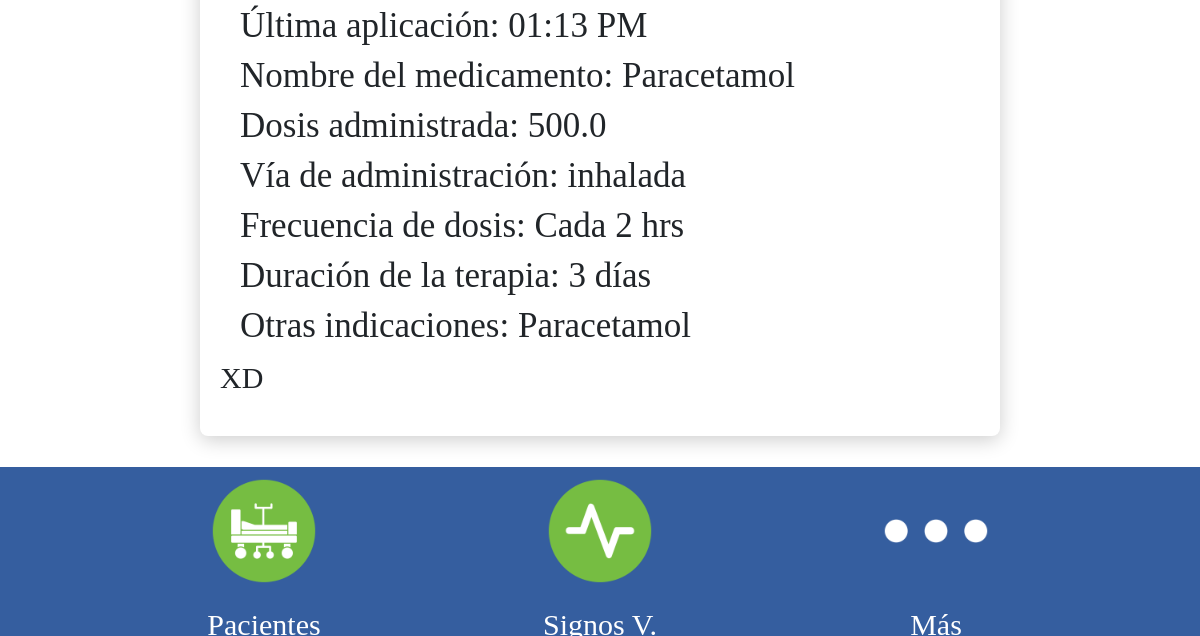
The app's page /perfilPacienteEnfermero/14/ (lower part), older data.
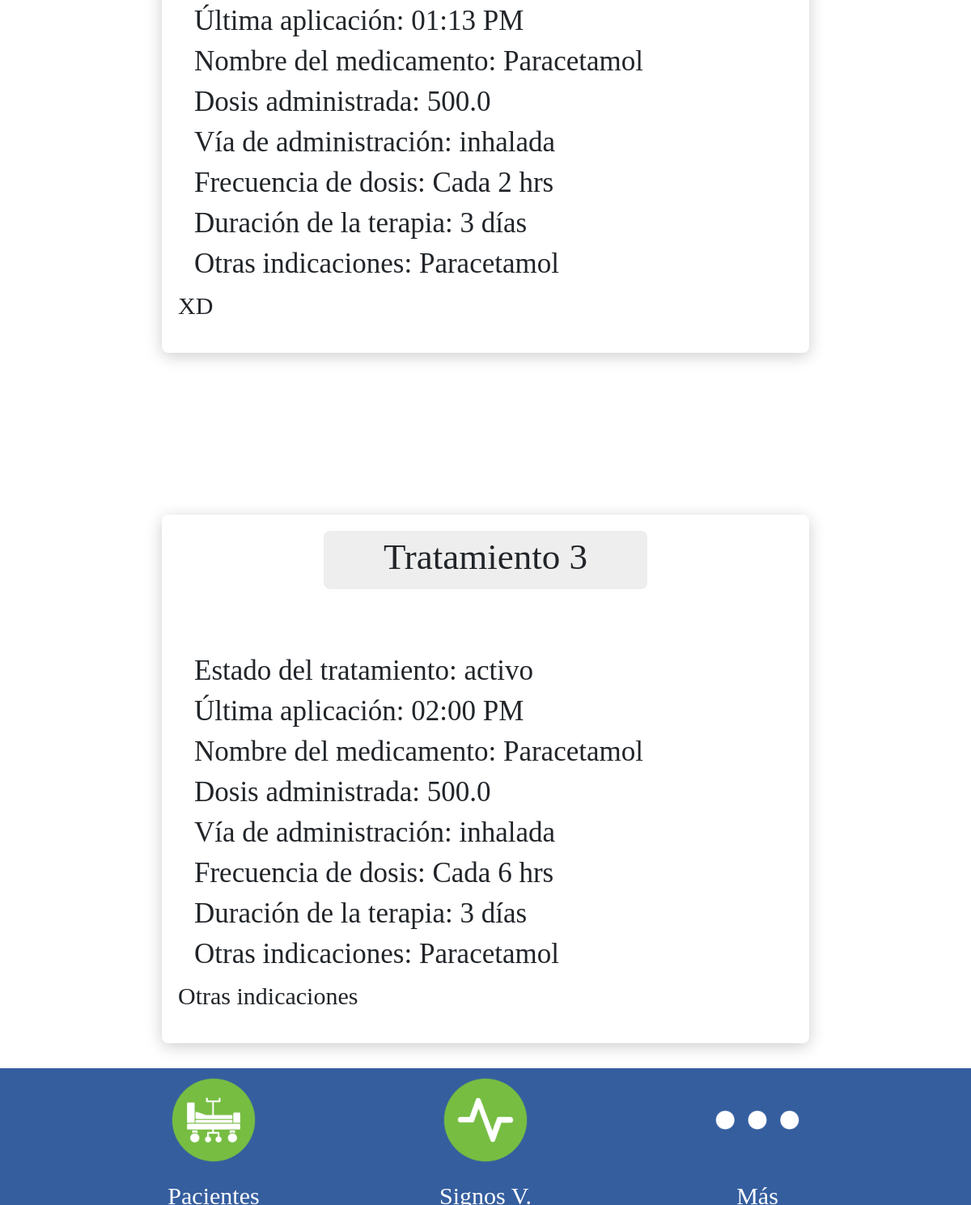
The same page, newer data.
### Hospital_Infantil/models.py (models this page shows)
class Tratamiento(models.Model):
    TRATAMIENTO_ACTIVO_CHOICES = [
        ("activo", "Activo"),
        ("Inactivo", "Inactivo")
    ]
    TIEMPO_DOSIS_CHOICES = [
        ('hrs', 'HRS'),
        ('mins', 'MINS'),
        ('unica', 'UNICA'),
        ('prn', 'PRN')
    ]
    VIA_ADMINISTRACION_CHOICES = [
        ('cutanea','CUTANEA'),
        ('inhalada', 'INHALADA'),
        ('intradermica', 'INTRADERMICA'),
        ('im_intramuscular', 'IM-INTRAMUSCULAR'),
        ('iv_intravenosa', 'IV-INTRAVENOSA'),
        ('nasal', 'NASAL'),
        ('oftalmica', 'OFTALMICA'),
        ('oral', 'ORAL'),
        ('otica', 'OTICA'),
        ('rectal', 'RECTAL'),
        ('sonda_nasogastrica', 'SONDA NASOGASTRICA'),
        ('subcutanea', 'SUBCUTANEA'),
        ('sublingual', 'SUBLINGUAL'),
        ('topica', 'TOPICA'),
        ('vaginal', 'VAGINAL'),
    ]
    id_Tratamiento = models.AutoField(primary_key=True, unique=True)
    paciente = models.ForeignKey(Paciente, on_delete=models.CASCADE, related_name='tratamientos', null=True)
    nombre_Medicamento = models.CharField(max_length=50)
    dosis_Administrada = models.FloatField()
    via_Administracion = models.CharField(
        max_length=20,
        choices=VIA_ADMINISTRACION_CHOICES
    )
    frecuencia_Dosis = models.DecimalField(max_digits=2, decimal_places=0)
    tiempo_Dosis = models.CharField(
        max_length = 10,
        choices=TIEMPO_DOSIS_CHOICES
    )
    duracion_Terapia = models.DecimalField(max_digits=2, decimal_places=0)
    otras_Indicaciones = models.CharField(max_length=1000, null=True)
    tratamiento_activo = models.CharField(
        max_length=10,
        choices=TRATAMIENTO_ACTIVO_CHOICES,
        default="Activo"
    )
    historial_aplicacion = models.DateTimeField(null=True)

### Hospital_Infantil/views.py (the view)
# urls.py: path('perfilPacienteEnfermero/<int:expediente>/', views.perfilPacienteEnfermero, name="perfilPacienteEnfermero"),
def perfilPacienteEnfermero(request, expediente):
    paciente = get_object_or_404(Paciente, expediente=expediente)
    tratamientosActivos = Tratamiento.objects.filter(paciente=expediente, tratamiento_activo="activo")
    tratamientosInactivos = Tratamiento.objects.filter(paciente=expediente, tratamiento_activo="Inactivo")
    radiografias = Radiografias.objects.filter(paciente=expediente)
    estudios = Estudios.objects.filter(paciente=expediente)
    return render(request, "perfilPacienteEnfermero.html", {'paciente': paciente, 'tratamientosActivos': tratamientosActivos,
                                                         'tratamientosInactivos': tratamientosInactivos, 'estudios': estudios, 'radiografias': radiografias})

### templates/perfilPacienteEnfermero.html (shortened to what this page needs)
{% load static %}
{% load tz %}
<!DOCTYPE HTML>
<HTML lang="en">
    <head>
            <link rel="stylesheet" href="{% static 'CSS/patientDisplay.css' %}">
        <link href="https://cdn.jsdelivr.net/npm/bootstrap@5.3.0-alpha3/dist/css/bootstrap.min.css" rel="stylesheet">
    </head>
    <body>
        <center>
            {% if tratamientosActivos %}
            {% for tratamiento in tratamientosActivos %}
                <div class="form-container">
                    <div class="section-title"><h2>Tratamiento {{ forloop.counter }}</h2></div>
                    <h3>Estado del tratamiento: {{ tratamiento.tratamiento_activo }}</h3>
                    <h3>Última aplicación: {{ tratamiento.historial_aplicacion|timezone:"America/Tijuana"|date:"h:i A" }}</h3>
                    <h3>Nombre del medicamento: {{ tratamiento.nombre_Medicamento }}</h3>
                    <h3>Dosis administrada: {{ tratamiento.dosis_Administrada }}</h3>
                    <h3>Vía de administración: {{ tratamiento.via_Administracion }}</h3>
                    <h3>Frecuencia de dosis: Cada {{ tratamiento.frecuencia_Dosis }} {{ tratamiento.tiempo_Dosis }}</h3>
                    <h3>Duración de la terapia: {{ tratamiento.duracion_Terapia }} días</h3>
                    <h3>Otras indicaciones: {{ tratamiento.nombre_Medicamento }}</h3>
                    <p>{{ tratamiento.otras_Indicaciones }}</p>
                </div>
            {% endfor %}
        {% endif %}
        </center>
    </body>
    <div class="fixed-bottom-border">
        <center>
            <a href=" {% url 'mostrarPacientesEnfermero' %}">
            <div class="icon-container">
                <div class="icon-item">
                    <img src="{% static 'assets/interfaz/patients.png' %}">
                    <p>Pacientes</p>
                </div>
            </a>
            <a href=" {% url 'signosVitales' %}">
                <div class="icon-item">
                    <img src="{% static 'assets/interfaz/vitalSigns.png' %}">
                    <p>Signos V.</p>
                </div>
            </a>
                <div class="icon-item">
                    <img src="{% static 'assets/interfaz/more.png' %}" data-bs-toggle="dropdown" aria-expanded="false" class="dropdown-toggle">
                    <p>Más</p>
                </div>
            </div>
</HTML>

Row changes from the older to the newer data that the page shows:
added Tratamiento: tratamiento_activo "activo", historial_aplicacion "02:00 PM", nombre_Medicamento "Paracetamol", dosis_Administrada "500.0", via_Administracion "inhalada", frecuencia_Dosis "6", tiempo_Dosis "hrs", duracion_Terapia "3", otras_Indicaciones "Otras indicaciones"
